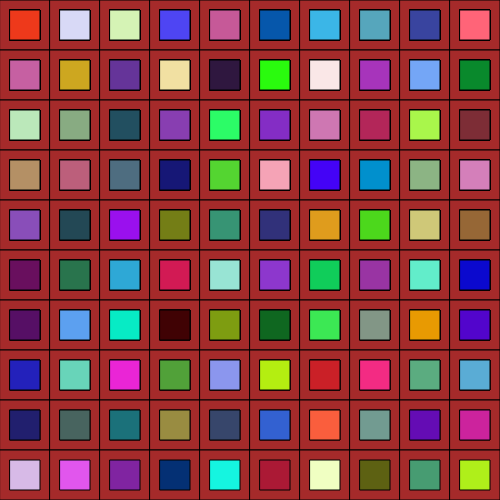
Frame 1 (no input)
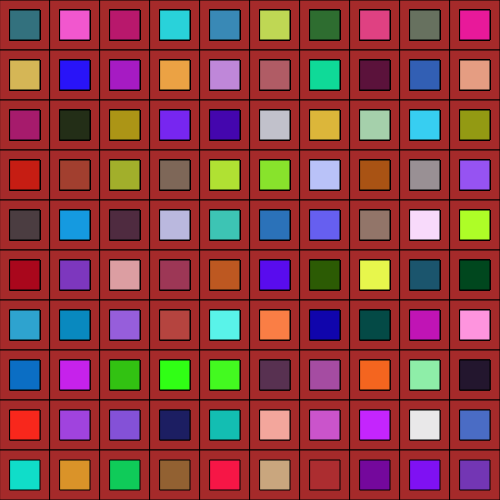
Frame 60 (no input)
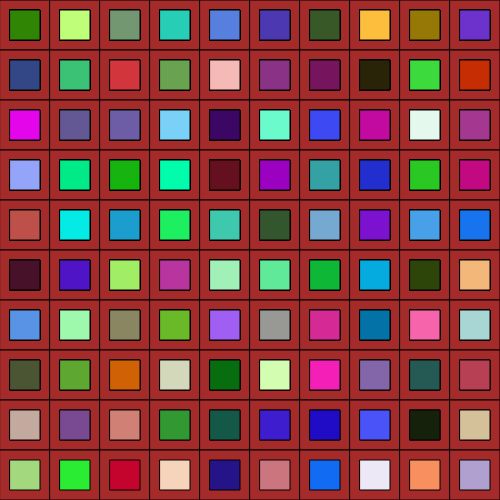
Frame 120 (the mouse pressed at the canvas centre since frame 60)

The p5.js sketch that drew these frames (run headless with seeded random() and noise() and a simulated clock; from frame 60 on, the mouse is pressed at the canvas centre):

// p5.js sketch
// ── sketch.js
//Loops
let size1 = 50;
let size2 = 30;


function setup(){
  createCanvas (500,500);
 //noLoop();

}
function draw(){

  for (let y=0; y<10; y++){
   for (let x =0; x<10; x++){
     fill("brown");
      rect(size1*x, size1*y, size1,size1);//x 0 x50 etc
    }

      //small squares

  for (let y=0; y<10; y++){
    for (let x =0; x<10; x++){
      fill(random(255),random(255),random(255));
      rect (size1*x+10, size1*y+10, size2, size2);


            //console.log("x: "+x+", y: "+y);





    }
  }
}
}
